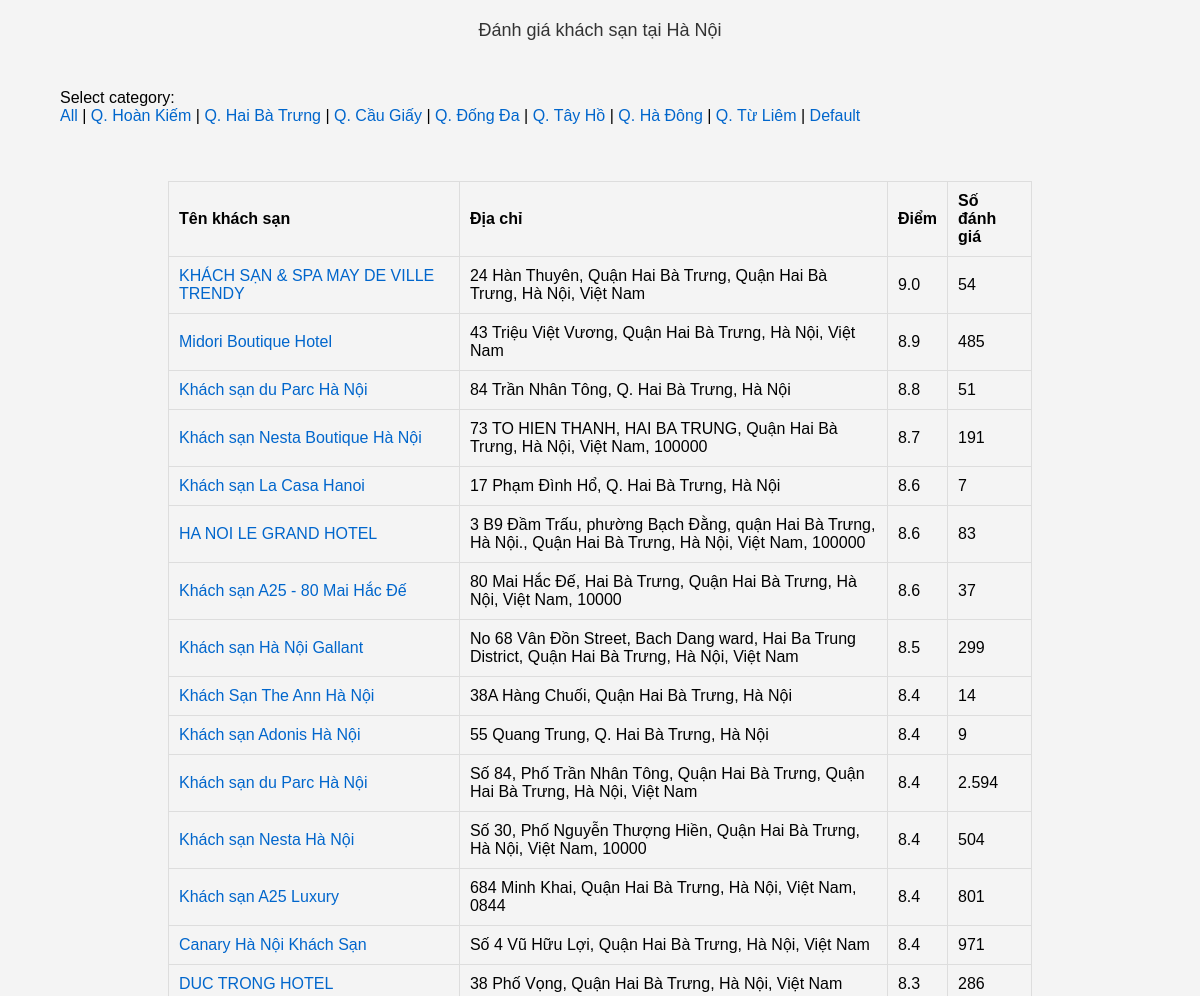
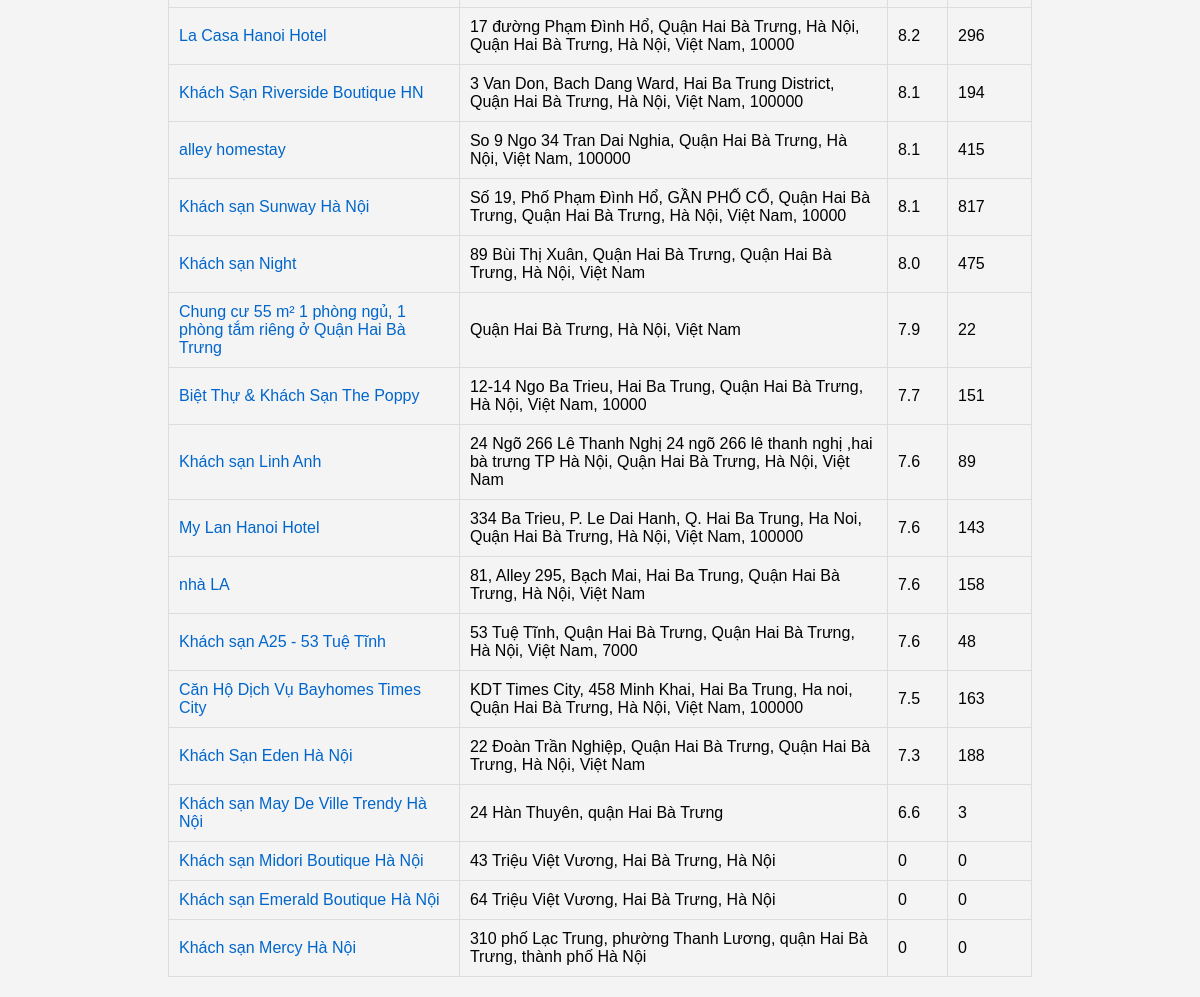
Screenshot of /sorted/Hai_Bà_Trưng with the database file from the repository (2 pictures, top to bottom).
### tables this page shows
CREATE TABLE hotels (
                id INTEGER PRIMARY KEY,
                ten_ks TEXT,
                so_sao TEXT,
                danh_gia TEXT,
                dia_chi TEXT
            );

### web.py (the view)
@app.route("/sorted/<string:district>")
def sorted_index(district):
    conn = sqlite3.connect(dbname)
    cursor = conn.cursor()
    cmline = f"SELECT * FROM hotels"
    if district == "all":
        pass
    else:
        temp = district.replace("_"," ")
        cmline += f" WHERE dia_chi LIKE '%{temp}%'"
    cmline += f" ORDER BY CAST (so_sao AS FLOAT) DESC"
    cursor.execute(cmline)
    hotels = cursor.fetchall()
    conn.close()
    return render_template("index.html", hotels = hotels)

### templates/index.html (shortened to what this page needs)
<!DOCTYPE html>
<html lang="en">
<head>
    <link rel="stylesheet" href="/static/style.css">
</head>
<body>
    <h1>Đánh giá khách sạn tại Hà Nội</h1>
    <br>
    <br>
    <span class ="filter">
        Select category:
        <nav>
            <a href="{{url_for('sorted_index', district = 'all')}}">All</a>  |
            <a href="{{url_for('sorted_index', district = 'Hoàn_Kiếm')}}">Q. Hoàn Kiếm</a>  |
            <a href="{{url_for('sorted_index', district = 'Hai_Bà_Trưng')}}">Q. Hai Bà Trưng</a>  |
            <a href="{{url_for('sorted_index', district = 'Cầu_Giấy')}}">Q. Cầu Giấy</a>  |
            <a href="{{url_for('sorted_index', district = 'Đống_Đa')}}">Q. Đống Đa</a>  |
            <a href="{{url_for('sorted_index', district = 'Tây_Hồ')}}">Q. Tây Hồ</a>  |
            <a href="{{url_for('sorted_index', district = 'Hà_Đông')}}">Q. Hà Đông</a>  |
            <a href="{{url_for('sorted_index', district = 'Từ_Liêm')}}">Q. Từ Liêm</a>  |
            <a href="{{url_for('index')}}">Default</a>
        </nav>
    </span>
    <br>
    <br>
    <table>
        <tr>
            <th>Tên khách sạn</th>
            <th>Địa chỉ</th>
            <th>Điểm</th>
            <th>Số đánh giá</th>
        </tr>
        {% for hotel in hotels %}
            <tr>
                <td><a href= "{{url_for('details', id=hotel[0])}}">{{hotel[1]}}</a></td>
                <td>{{hotel[4]}}</td>
                <td>{{hotel[2]}}</td>
                <td>{{hotel[3]}}</td>
            </tr>
        {% endfor %}
    </table>
</body>
</html>

### static/style.css (style rules this page uses)
body { font-family: Arial, sans-serif; background-color: #f4f4f4; margin: 20px 5vw ; padding: 0; }
h1, h2 { color: #333; }
table { width: 80%; margin: 20px auto; border-collapse: collapse; }
table, th, td { border: 1px solid #ddd; }
th, td { padding: 10px; text-align: left; }
a { color: #0066cc; text-decoration: none; }
h1 { text-align: center; font-size: large; font-weight: 400; }

### rows the page displays
hotels: ten_ks "KHÁCH SẠN & SPA MAY DE VILLE TRENDY", dia_chi "24 Hàn Thuyên, Quận Hai Bà Trưng, Quận Hai Bà Trưng, Hà Nội, Việt Nam", so_sao "9.0", danh_gia "54"
hotels: ten_ks "Midori Boutique Hotel", dia_chi "43 Triệu Việt Vương, Quận Hai Bà Trưng, Hà Nội, Việt Nam", so_sao "8.9", danh_gia "485"
hotels: ten_ks "Khách sạn du Parc Hà Nội", dia_chi "84 Trần Nhân Tông, Q. Hai Bà Trưng, Hà Nội", so_sao "8.8", danh_gia "51"
hotels: ten_ks "Khách sạn Nesta Boutique Hà Nội", dia_chi "73 TO HIEN THANH, HAI BA TRUNG, Quận Hai Bà Trưng, Hà Nội, Việt Nam, 100000", so_sao "8.7", danh_gia "191"
hotels: ten_ks "Khách sạn La Casa Hanoi", dia_chi "17 Phạm Đình Hổ, Q. Hai Bà Trưng, Hà Nội", so_sao "8.6", danh_gia "7"
hotels: ten_ks "HA NOI LE GRAND HOTEL", dia_chi "3 B9 Đầm Trấu, phường Bạch Đằng, quận Hai Bà Trưng, Hà Nội., Quận Hai Bà Trưng, Hà Nội, Việt Nam, 100000", so_sao "8.6", danh_gia "83"
hotels: ten_ks "Khách sạn A25 - 80 Mai Hắc Đế", dia_chi "80 Mai Hắc Đế, Hai Bà Trưng, Quận Hai Bà Trưng, Hà Nội, Việt Nam, 10000", so_sao "8.6", danh_gia "37"
hotels: ten_ks "Khách sạn Hà Nội Gallant", dia_chi "No 68 Vân Đồn Street, Bach Dang ward, Hai Ba Trung District, Quận Hai Bà Trưng, Hà Nội, Việt Nam", so_sao "8.5", danh_gia "299"
hotels: ten_ks "Khách Sạn The Ann Hà Nội", dia_chi "38A Hàng Chuối, Quận Hai Bà Trưng, Hà Nội", so_sao "8.4", danh_gia "14"
hotels: ten_ks "Khách sạn Adonis Hà Nội", dia_chi "55 Quang Trung, Q. Hai Bà Trưng, Hà Nội", so_sao "8.4", danh_gia "9"
hotels: ten_ks "Khách sạn du Parc Hà Nội", dia_chi "Số 84, Phố Trần Nhân Tông, Quận Hai Bà Trưng, Quận Hai Bà Trưng, Hà Nội, Việt Nam", so_sao "8.4", danh_gia "2.594"
hotels: ten_ks "Khách sạn Nesta Hà Nội", dia_chi "Số 30, Phố Nguyễn Thượng Hiền, Quận Hai Bà Trưng, Hà Nội, Việt Nam, 10000", so_sao "8.4", danh_gia "504"
hotels: ten_ks "Khách sạn A25 Luxury", dia_chi "684 Minh Khai, Quận Hai Bà Trưng, Hà Nội, Việt Nam, 0844", so_sao "8.4", danh_gia "801"
hotels: ten_ks "Canary Hà Nội Khách Sạn", dia_chi "Số 4 Vũ Hữu Lợi, Quận Hai Bà Trưng, Hà Nội, Việt Nam", so_sao "8.4", danh_gia "971"
hotels: ten_ks "DUC TRONG HOTEL", dia_chi "38 Phố Vọng, Quận Hai Bà Trưng, Hà Nội, Việt Nam", so_sao "8.3", danh_gia "286"
hotels: ten_ks "La Casa Hanoi Hotel", dia_chi "17 đường Phạm Đình Hổ, Quận Hai Bà Trưng, Hà Nội, Quận Hai Bà Trưng, Hà Nội, Việt Nam, 10000", so_sao "8.2", danh_gia "296"
hotels: ten_ks "Khách Sạn Riverside Boutique HN", dia_chi "3 Van Don, Bach Dang Ward, Hai Ba Trung District, Quận Hai Bà Trưng, Hà Nội, Việt Nam, 100000", so_sao "8.1", danh_gia "194"
hotels: ten_ks "alley homestay", dia_chi "So 9 Ngo 34 Tran Dai Nghia, Quận Hai Bà Trưng, Hà Nội, Việt Nam, 100000", so_sao "8.1", danh_gia "415"
hotels: ten_ks "Khách sạn Sunway Hà Nội", dia_chi "Số 19, Phố Phạm Đình Hổ, GẦN PHỐ CỔ, Quận Hai Bà Trưng, Quận Hai Bà Trưng, Hà Nội, Việt Nam, 10000", so_sao "8.1", danh_gia "817"
hotels: ten_ks "Khách sạn Night", dia_chi "89 Bùi Thị Xuân, Quận Hai Bà Trưng, Quận Hai Bà Trưng, Hà Nội, Việt Nam", so_sao "8.0", danh_gia "475"
hotels: ten_ks "Chung cư 55 m² 1 phòng ngủ, 1 phòng tắm riêng ở Quận Hai Bà Trưng", dia_chi "Quận Hai Bà Trưng, Hà Nội, Việt Nam", so_sao "7.9", danh_gia "22"
hotels: ten_ks "Biệt Thự & Khách Sạn The Poppy", dia_chi "12-14 Ngo Ba Trieu, Hai Ba Trung, Quận Hai Bà Trưng, Hà Nội, Việt Nam, 10000", so_sao "7.7", danh_gia "151"
hotels: ten_ks "Khách sạn Linh Anh", dia_chi "24 Ngõ 266 Lê Thanh Nghị 24 ngõ 266 lê thanh nghị ,hai bà trưng TP Hà Nội, Quận Hai Bà Trưng, Hà Nội, Việt Nam", so_sao "7.6", danh_gia "89"
hotels: ten_ks "My Lan Hanoi Hotel", dia_chi "334 Ba Trieu, P. Le Dai Hanh, Q. Hai Ba Trung, Ha Noi, Quận Hai Bà Trưng, Hà Nội, Việt Nam, 100000", so_sao "7.6", danh_gia "143"
hotels: ten_ks "nhà LA", dia_chi "81, Alley 295, Bạch Mai, Hai Ba Trung, Quận Hai Bà Trưng, Hà Nội, Việt Nam", so_sao "7.6", danh_gia "158"
hotels: ten_ks "Khách sạn A25 - 53 Tuệ Tĩnh", dia_chi "53 Tuệ Tĩnh, Quận Hai Bà Trưng, Quận Hai Bà Trưng, Hà Nội, Việt Nam, 7000", so_sao "7.6", danh_gia "48"
hotels: ten_ks "Căn Hộ Dịch Vụ Bayhomes Times City", dia_chi "KDT Times City, 458 Minh Khai, Hai Ba Trung, Ha noi, Quận Hai Bà Trưng, Hà Nội, Việt Nam, 100000", so_sao "7.5", danh_gia "163"
hotels: ten_ks "Khách Sạn Eden Hà Nội", dia_chi "22 Đoàn Trần Nghiệp, Quận Hai Bà Trưng, Quận Hai Bà Trưng, Hà Nội, Việt Nam", so_sao "7.3", danh_gia "188"
hotels: ten_ks "Khách sạn May De Ville Trendy Hà Nội", dia_chi "24 Hàn Thuyên, quận Hai Bà Trưng", so_sao "6.6", danh_gia "3"
hotels: ten_ks "Khách sạn Midori Boutique Hà Nội", dia_chi "43 Triệu Việt Vương, Hai Bà Trưng, Hà Nội", so_sao "0", danh_gia "0"
hotels: ten_ks "Khách sạn Emerald Boutique Hà Nội", dia_chi "64 Triệu Việt Vương, Hai Bà Trưng, Hà Nội", so_sao "0", danh_gia "0"
hotels: ten_ks "Khách sạn Mercy Hà Nội", dia_chi "310 phố Lạc Trung, phường Thanh Lương, quận Hai Bà Trưng, thành phố Hà Nội", so_sao "0", danh_gia "0"
